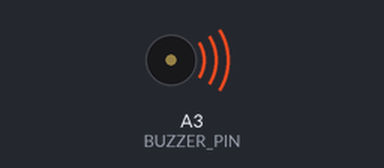
Bench run of a sketch on a simulated Arduino Uno, built with avr-gcc and run on an emulated ATmega328P. Shown: buzzer (waves = sounding).

Above: at 0.2 s.
Timing chart, 0 to 3.0 s (numbered marks = the images above):
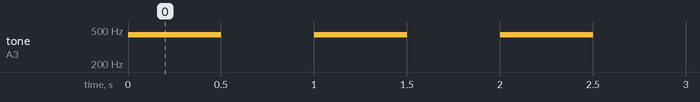

Measured:
- by itself, tone on A3 (BUZZER_PIN): alternates 440 Hz for 0.50 s and silent for 0.50 s

The sketch:

test_tone.ino
```cpp
const int BUZZER_PIN = A3;

void setup() {
  // Configure A3 as a digital output pin
  pinMode(BUZZER_PIN, OUTPUT);
}

void loop() {
  // Play a 440 Hz tone (Musical note A4) on pin A3 for 500 milliseconds
  tone(A3, 440, 500);

  // Wait 1 second before playing it again
  delay(1000);
}
```
